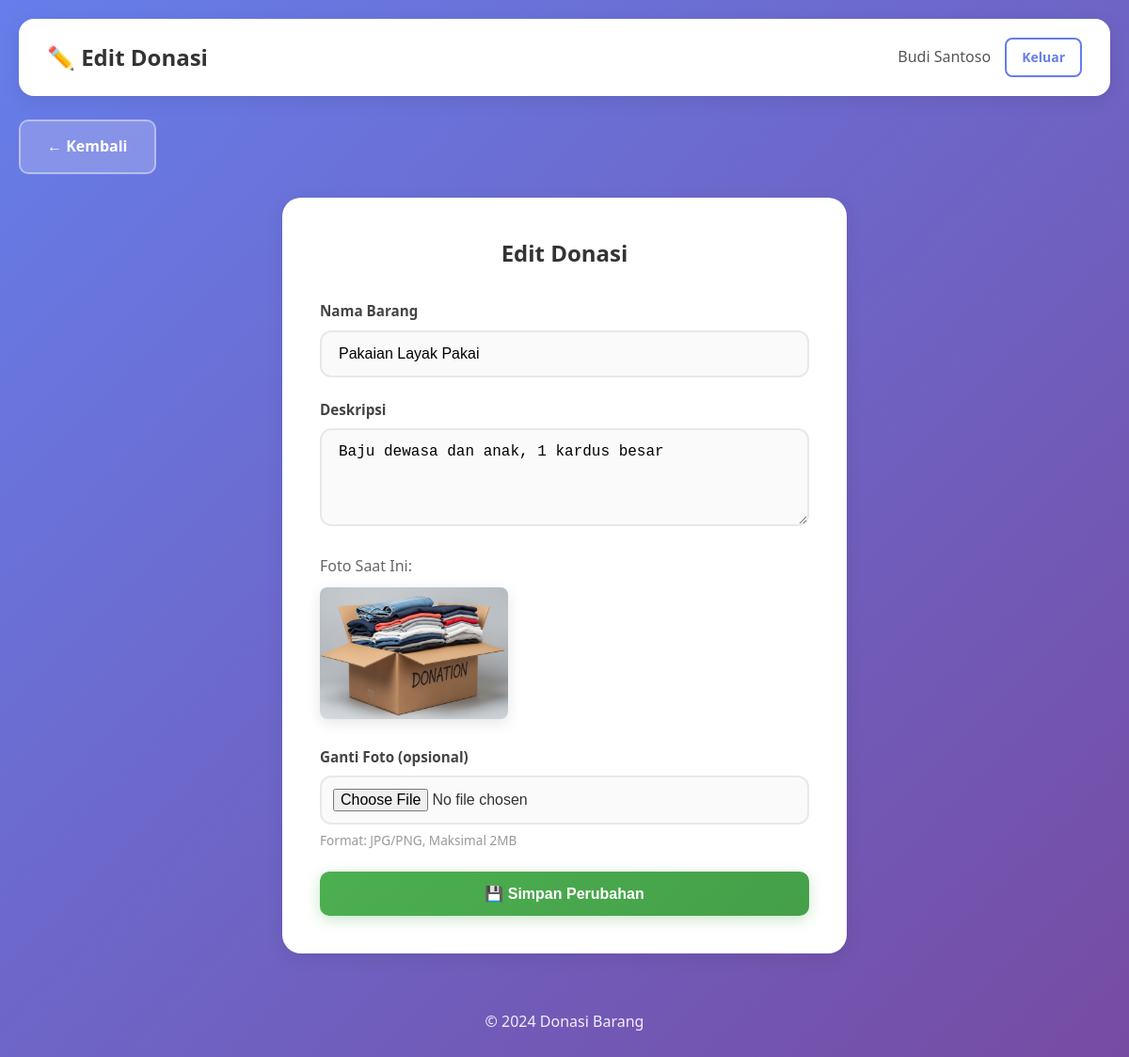
The app's page /edit.php?id=1 (signed in) with its own data.
### tables this page shows
CREATE TABLE donasi (
    id INT AUTO_INCREMENT PRIMARY KEY,
    user_id INT,
    nama_barang VARCHAR(150),
    deskripsi TEXT,
    foto VARCHAR(255),
    bukti_penyaluran VARCHAR(255) DEFAULT NULL,
    status ENUM('tersedia','dikirim','tersalurkan') DEFAULT 'tersedia',
    tanggal TIMESTAMP DEFAULT CURRENT_TIMESTAMP,
    FOREIGN KEY (user_id) REFERENCES users(id) ON DELETE CASCADE
);

### db.php (called while the page is built, shortened)
<?php
function db_query($conn, $query) {
    return mysqli_query($conn, $query);
}
function db_fetch($result) {
    return mysqli_fetch_assoc($result);
}
?>

### edit.php (the view, shortened to what this page needs)
<?php
require_once 'db.php';
$id = (int)$_GET['id'];
$user_id = $_SESSION['user_id'];
$query = "SELECT * FROM donasi WHERE id = $id AND user_id = $user_id AND status = 'tersedia'";
$result = db_query($conn, $query);
$donasi = db_fetch($result);
?>
<!DOCTYPE html>
<html lang="id">
<head>
    <link rel="stylesheet" href="style.css">
</head>
<body>
    <div class="container">
        <header class="dashboard-header">
            <div class="header-left">
                <h1>✏️ Edit Donasi</h1>
            </div>
            <div class="user-info">
                <span class="user-name"><?php echo htmlspecialchars($_SESSION['user_nama']); ?></span>
                <a href="logout.php" class="btn btn-outline btn-sm">Keluar</a>
            </div>
        </header>
        <nav class="dashboard-nav">
            <a href="dashboard.php" class="btn btn-secondary">← Kembali</a>
        </nav>
        <section class="form-section">
            <h2>Edit Donasi</h2>
            <form method="POST" action="" enctype="multipart/form-data" class="donation-form">
                <div class="form-group">
                    <label for="nama_barang">Nama Barang</label>
                    <input type="text" id="nama_barang" name="nama_barang" required value="<?php echo htmlspecialchars($donasi['nama_barang']); ?>">
                </div>
                <div class="form-group">
                    <label for="deskripsi">Deskripsi</label>
                    <textarea id="deskripsi" name="deskripsi" rows="4" required><?php echo htmlspecialchars($donasi['deskripsi']); ?></textarea>
                </div>
                <?php if ($donasi['foto'] && file_exists('uploads/' . $donasi['foto'])): ?>
                <div class="current-image">
                    <p>Foto Saat Ini:</p>
                    <img src="uploads/<?php echo htmlspecialchars($donasi['foto']); ?>" alt="Foto" style="max-width: 200px; border-radius: 8px;">
                </div>
                <?php endif; ?>
                <div class="form-group">
                    <label for="foto">Ganti Foto (opsional)</label>
                    <input type="file" id="foto" name="foto" accept=".jpg,.jpeg,.png">
                    <small>Format: JPG/PNG, Maksimal 2MB</small>
                </div>
                <button type="submit" class="btn btn-primary btn-block">💾 Simpan Perubahan</button>
            </form>
        </section>
        <footer class="footer">
            <p>&copy; 2024 Donasi Barang</p>
        </footer>
    </div>
</body>
</html>

### style.css (style rules this page uses)
* { margin: 0; padding: 0; box-sizing: border-box; }
body { font-family: 'Segoe UI', Tahoma, Geneva, Verdana, sans-serif; background: linear-gradient(135deg, #667eea 0%, #764ba2 100%); min-height: 100vh; color: #333; line-height: 1.6; }
.container { max-width: 1200px; margin: 0 auto; padding: 20px; }
.btn { display: inline-block; padding: 14px 28px; border: none; border-radius: 10px; cursor: pointer; text-decoration: none; font-size: 1rem; font-weight: 600; transition: all 0.3s ease; text-align: center; }
.btn-primary { background: linear-gradient(135deg, #4CAF50 0%, #45a049 100%); color: white; box-shadow: 0 4px 15px rgba(76, 175, 80, 0.3); }
.btn-secondary { background: rgba(255,255,255,0.2); color: white; border: 2px solid rgba(255,255,255,0.4); backdrop-filter: blur(10px); }
.btn-outline { background: transparent; color: #667eea; border: 2px solid #667eea; }
.btn-block { display: block; width: 100%; }
.btn-sm { padding: 8px 16px; font-size: 0.875rem; border-radius: 8px; }
.footer { text-align: center; padding: 30px; color: white; opacity: 0.9; }
.form-group { margin-bottom: 22px; }
.form-group label { display: block; margin-bottom: 8px; color: #444; font-weight: 600; font-size: 0.95rem; }
.form-group input, .form-group textarea, .form-group select { width: 100%; padding: 14px 18px; border: 2px solid #e8e8e8; border-radius: 12px; font-size: 1rem; transition: all 0.3s ease; background: #fafafa; }
.form-group input[type="file"] { padding: 12px; cursor: pointer; }
.form-group small { display: block; margin-top: 6px; color: #999; font-size: 0.85rem; }
.dashboard-header { display: flex; justify-content: space-between; align-items: center; background: white; padding: 20px 30px; border-radius: 16px; margin-bottom: 25px; box-shadow: 0 5px 20px rgba(0, 0, 0, 0.08); flex-wrap: wrap; gap: 15px; }
.header-left h1 { color: #333; font-size: 1.5rem; }
.user-info { display: flex; align-items: center; gap: 15px; }
.user-name { color: #555; font-weight: 500; }
.dashboard-nav { display: flex; gap: 12px; flex-wrap: wrap; margin-bottom: 25px; }
.form-section { background: white; padding: 40px; border-radius: 20px; box-shadow: 0 5px 20px rgba(0, 0, 0, 0.08); margin-bottom: 30px; max-width: 600px; margin-left: auto; margin-right: auto; }
.form-section h2 { color: #333; margin-bottom: 30px; text-align: center; }
.current-image { margin-bottom: 20px; }
.current-image p { color: #666; margin-bottom: 10px; font-weight: 500; }
.current-image img { border-radius: 12px; max-width: 100%; box-shadow: 0 4px 15px rgba(0, 0, 0, 0.1); }

### records on screen
donasi: nama_barang "Pakaian Layak Pakai", deskripsi "Baju dewasa dan anak, 1 kardus besar", foto (picture)

### other values on screen
$_SESSION['user_nama'] "Budi Santoso"
